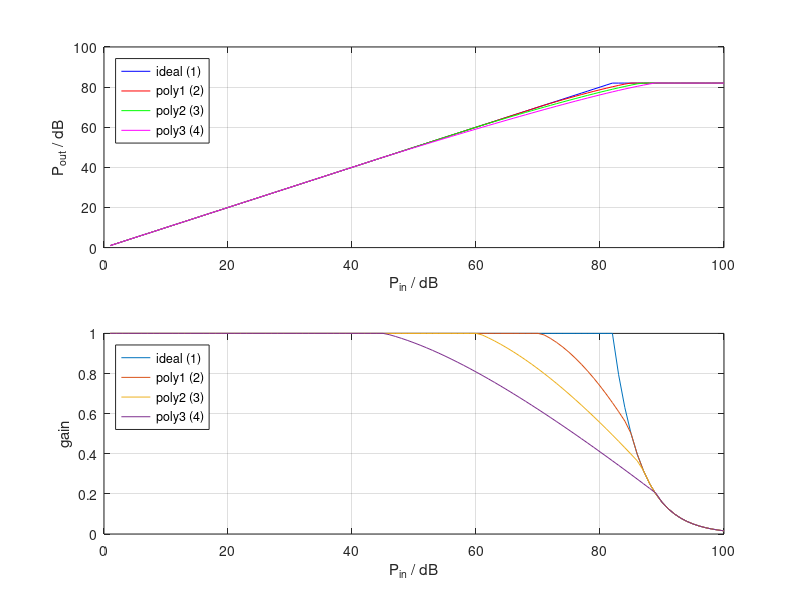

MATLAB code to generate this figure:
% %%
function [gain] = agc_lut(~)
    n = 100;
    P_in = 1:n;

    lut = ones(n,4);

    % ideal, index 1
    max = 82;
    for i = 1:n
        if i > max
            lut(i,1) = 10^(max/10) / 10^(i/10);
        end
    end 

        
    % dB polynomial 1, index 2
    for i = 1:n
        if i > max
            lut(i,2) = 10^(max/10) / 10^(i/10);
        end
    end
    x_poly = [62 74 77 85];
    y_poly = [62 60 75 42];
    p_coeff = polyfit(x_poly, y_poly, 2);
    yy = polyval(p_coeff, P_in);
    lut(71:84, 2) = yy(71:84) ./ P_in(71:84);
    
    
    % dB polynomial 2, index 3
    for i = 1:n
        if i > max
            lut(i,3) = 10^(max/10) / 10^(i/10);
        end
    end
    x_poly = [40 55 70 90];
    y_poly = [35 55 60 20];
    p_coeff = polyfit(x_poly, y_poly, 2);
    yy = polyval(p_coeff, P_in);
    lut(61:86, 3) = yy(61:86) ./ P_in(61:86);
    
    % dB polynomial 3, index 4
    for i = 1:n
        if i > max
            lut(i,4) = 10^(max/10) / 10^(i/10);
        end
    end
    x_poly = [38 56 75 90];
    y_poly = [40 46 42 15];
    p_coeff = polyfit(x_poly, y_poly, 2);
    yy = polyval(p_coeff, P_in);
    lut(46:89, 4) = yy(46:89) ./ P_in(46:89);
    
    % return prefered lookup table
    % 2 = ideal
    % 3 = polynomial 1
    % 4 = polynomial 2
    % 5 = polynomial 3
    gain = lut(:,4);

% PLOT
if 1 == 1
    clf;
    figure(2)
    subplot(211)
    plot(P_in, 10.*log10((10.^(P_in./10))'.*(lut(P_in,1))), 'b')
    hold on
    plot(P_in, 10.*log10((10.^(P_in./10))'.*(lut(P_in,2))), 'r')
    plot(P_in, 10.*log10((10.^(P_in./10))'.*(lut(P_in,3))), 'g')
    plot(P_in, 10.*log10((10.^(P_in./10))'.*(lut(P_in,4))), 'm')
    xlabel('P_{in} / dB')
    ylabel('P_{out} / dB')
    grid on
    legend('ideal (1)','poly1 (2)','poly2 (3)','poly3 (4)','Location','northwest')    
    subplot(212)
    plot(P_in, lut(:,:))
    grid on
    legend('ideal (1)','poly1 (2)','poly2 (3)','poly3 (4)','Location','northwest')
    xlabel('P_{in} / dB')
    ylabel('gain')
end

% EXPORT TO FILE
if 1 == 0
    export_curve = 2;
    fileID = fopen('matlab_gain_lut.txt','wt');
    fprintf(fileID, '%1.15f\n', lut(:,export_curve));
    fclose(fileID);
end
